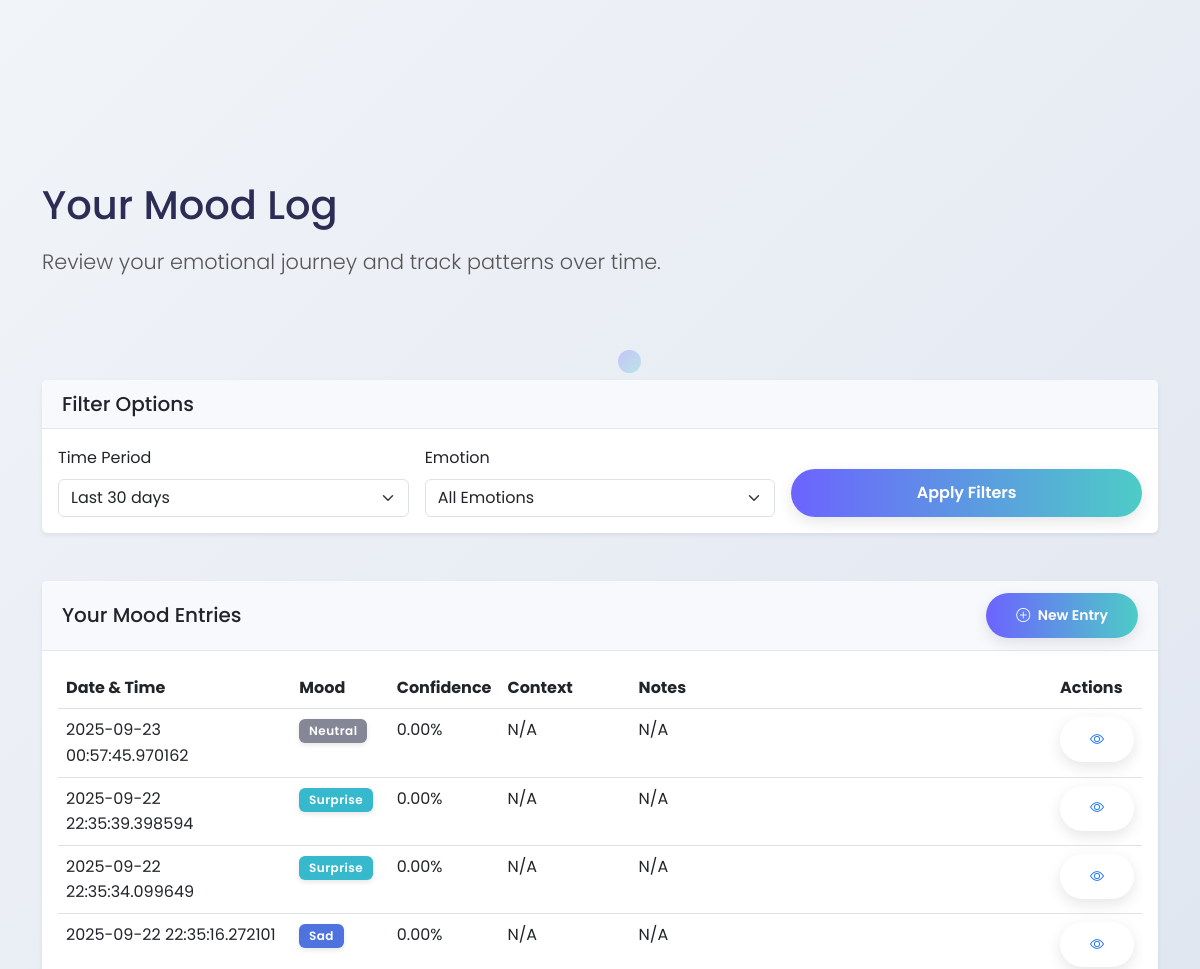
The app's page /mood_log (signed in, middle part), older data.
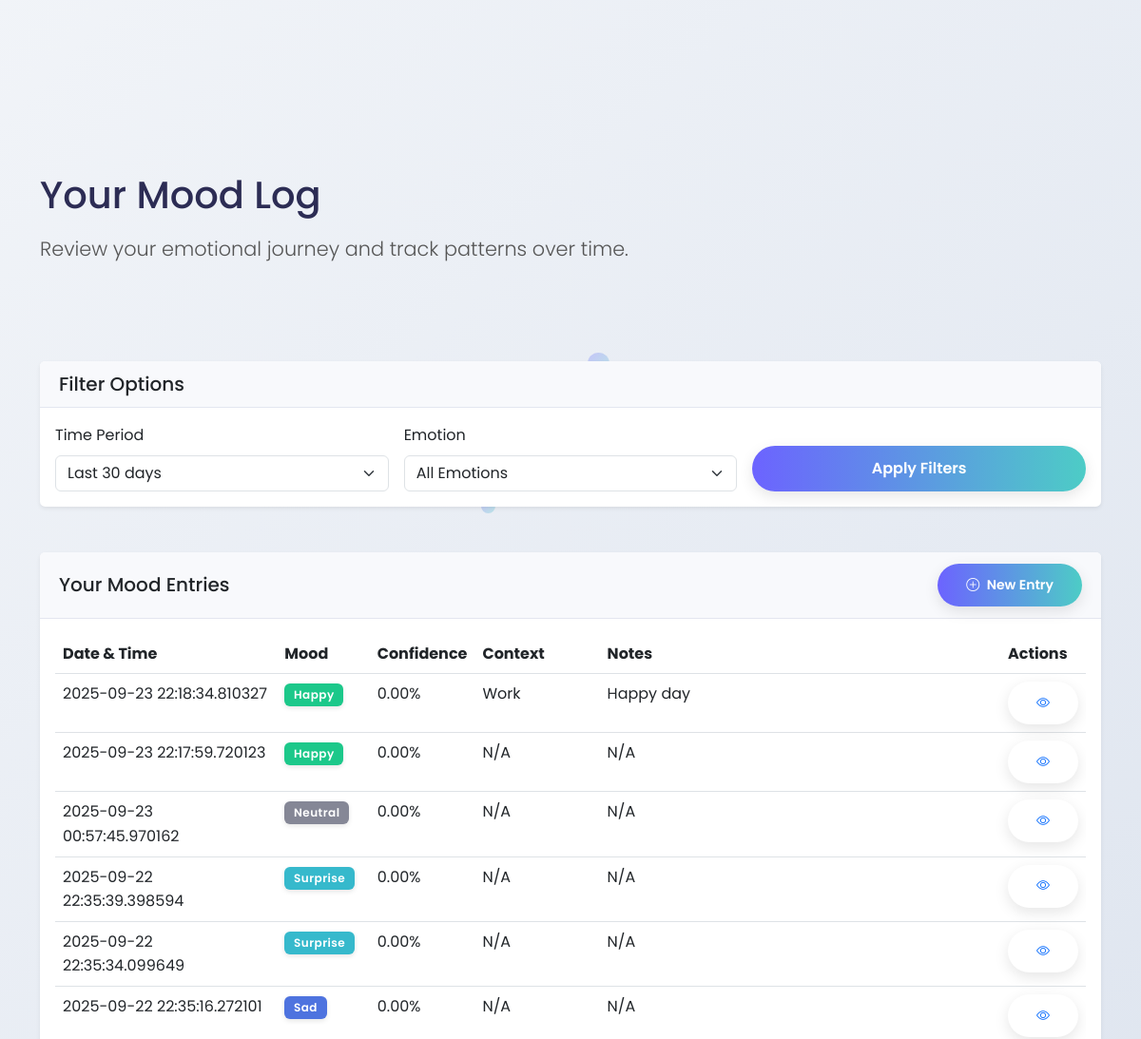
The same page, newer data.
### tables this page shows
CREATE TABLE moods (
                    id INTEGER PRIMARY KEY AUTOINCREMENT,
                    user_id INTEGER DEFAULT 1,
                    detected_emotion VARCHAR(50),
                    confidence_score FLOAT,
                    manual_mood VARCHAR(50),
                    intensity INTEGER,
                    notes TEXT,
                    context VARCHAR(100),
                    image_path VARCHAR(255),
                    timestamp TIMESTAMP DEFAULT CURRENT_TIMESTAMP,
                    FOREIGN KEY (user_id) REFERENCES users (id)
                );

### app.py (the view)
@app.route('/mood_log')
@login_required
def mood_log():
    user_id = session.get('user_id')
    days = request.args.get('days', 30, type=int)
    mood_entries = db_manager.get_mood_history(user_id=user_id, days=days)
    return render_template('mood_log.html', mood_entries=mood_entries, days=days)

### app.py (called while the page is built)
def login_required(f):
    @wraps(f)
    def decorated_function(*args, **kwargs):
        if 'user_id' not in session:
            flash('Please log in to access this page', 'warning')
            return redirect(url_for('login', next=request.url))
        return f(*args, **kwargs)
    return decorated_function

### models/database.py (called while the page is built)
    def get_mood_history(self, user_id=1, days=7, limit=None):
        with sqlite3.connect(self.db_path) as conn:
            conn.row_factory = sqlite3.Row
            cursor = conn.cursor()
            query = '''
                SELECT * FROM moods
                WHERE user_id = ? AND timestamp >= datetime('now', '-' || ? || ' days')
                ORDER BY timestamp DESC
            '''
            if limit:
                query += f" LIMIT {limit}"
            cursor.execute(query, (user_id, days))
            return [dict(row) for row in cursor.fetchall()]

### templates/mood_log.html (shortened to what the changed rows need)
{% extends 'base.html' %}
{% block content %}
<section class="header-section">
    <div class="dashboard-header">
        <div class="dashboard-bg">
            <div class="dashboard-bg-circle circle-2"></div>
            <div class="dashboard-bg-circle circle-3"></div>
        </div>
        <div class="particles-container" id="particles"></div>
        <div class="container">
            <div class="row mb-4">
                <div class="col">
                    <h1 class="mb-3 fade-in">Your Mood Log</h1>
                </div>
            </div>
        </div>
    </div>
</section>
<div class="container py-4">
    <div class="row mb-4">
        <div class="col-12">
            <div class="card shadow-sm slide-up">
                <div class="card-body">
                    {% if mood_entries %}
                    <div class="table-responsive">
                        <table class="table table-hover">
                            <thead>
                                <tr>
                                    <th>Date & Time</th>
                                    <th>Mood</th>
                                    <th class="d-none d-md-table-cell">Confidence</th>
                                    <th class="d-none d-lg-table-cell">Context</th>
                                    <th class="d-none d-md-table-cell">Notes</th>
                                    <th>Actions</th>
                                </tr>
                            </thead>
                            <tbody>
                                {% for entry in mood_entries %}
                                <tr>
                                    <td>{{ entry.timestamp }}</td>
                                    <td>
                                        <span class="badge bg-{{ entry.detected_emotion.lower() }}">{{
                                            entry.detected_emotion }}</span>
                                    </td>
                                    <td class="d-none d-md-table-cell">
                                        {% if entry.confidence_score is not none %}
                                        {{ "%.2f"|format(entry.confidence_score * 100) }}%
                                        {% else %}
                                        N/A
                                        {% endif %}
                                    </td>
                                    <td class="d-none d-lg-table-cell">{{ entry.context or 'N/A' }}</td>
                                    <td class="d-none d-md-table-cell">{{ entry.notes or 'N/A' }}</td>
                                    <td>
                                        <button class="btn btn-sm btn-outline-primary view-details"
                                            data-entry-id="{{ entry.id }}">
                                            <i class="bi bi-eye"></i>
                                        </button>
                                    </td>
                                </tr>
                                {% endfor %}
                            </tbody>
                        </table>
                    </div>
                    {% else %}
                    <div class="alert alert-info">
                        <i class="bi bi-info-circle me-2"></i> No mood entries found for the selected time period.
                        <a href="{{ url_for('mood_logger') }}" class="alert-link">Log your first mood!</a>
                    </div>
                    {% endif %}
                </div>
            </div>
        </div>
    </div>
</div>
{% endblock %}

Row changes from the older to the newer data that the page shows:
added moods: timestamp "2025-09-23 22:18:34.810327", detected_emotion "Happy", entry.confidence_score*100 "0.00", context "Work", notes "Happy day"
added moods: timestamp "2025-09-23 22:17:59.720123", detected_emotion "Happy", entry.confidence_score*100 "0.00", context "N/A", notes "N/A"
